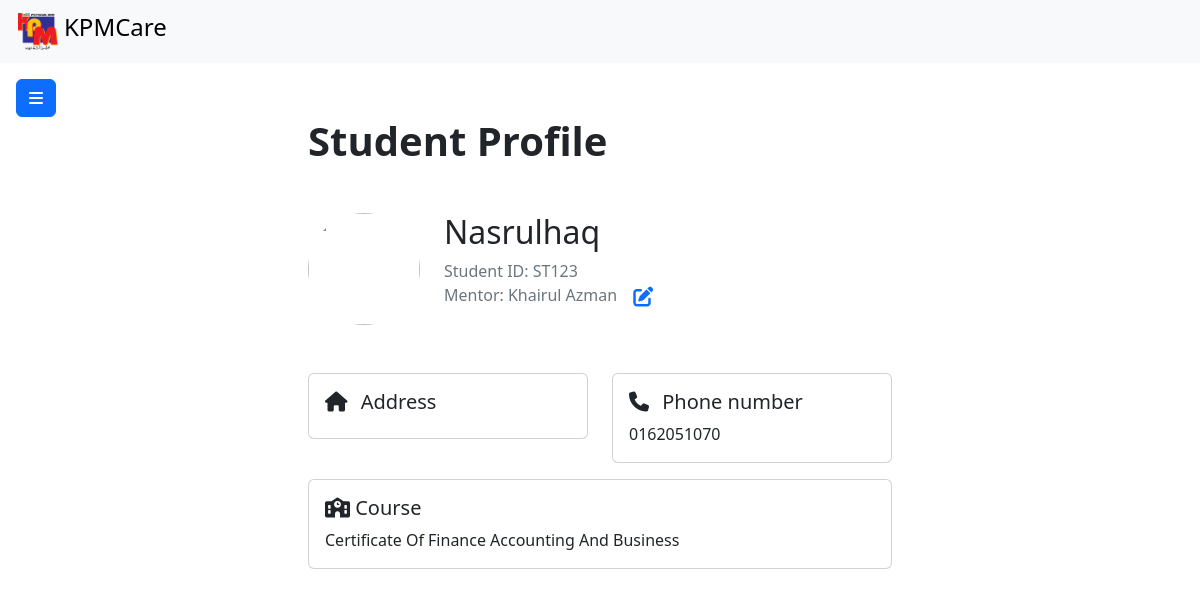
Screenshot of /intervention/student/profile/ST123 with the database file from the repository.
### intervention/models.py (models this page shows)
class Student(models.Model):
    studentId = models.CharField(max_length=5, primary_key=True)
    studentName = models.CharField(max_length=200)
    mentor = models.ForeignKey(Mentor, on_delete=models.CASCADE)
    password = models.CharField(max_length=128)
    address = models.TextField(blank=True, null=True ,default="Value not set")
    phone = models.CharField(blank=True , default="Value not set", null=True,max_length=15)
    course = models.CharField(blank=True , default="Value not set", null=True,max_length=15)
    image = models.ImageField(default='default.jpg', upload_to='profile_pics')

class Mentor(models.Model):
    mentorId = models.CharField(max_length=5, primary_key=True)
    mentorName = models.CharField(max_length=200)  # Changed TextField to CharField for consistency
    password = models.CharField(max_length=128)

### intervention/views.py (the view)
# urls.py: path('student/profile/<str:studentId>',views.viewProfileStudent,name='profile'),
def viewProfileStudent(request, studentId):
    student = Student.objects.get(studentId=studentId)
    mentor = Mentor.objects.filter(mentorId=student.mentor).values
    studentProfile={
        'studentDetails': student,
    }
    return render(request, 'profileStudent.html', studentProfile)

### intervention/templates/profileStudent.html (shortened to what this page needs)
{% load static %}
<!DOCTYPE html>
<html lang="en">
<head>
    <link rel="stylesheet" href="{% static 'style.css'%}">
    <link href="https://cdn.jsdelivr.net/npm/bootstrap@5.3.2/dist/css/bootstrap.min.css" rel="stylesheet"
>
</head>
<body>
    <nav class="navbar navbar-expand-lg bg-body-tertiary">
        <div class="container-fluid">
            <span class="navbar-brand my-nav mb-0 h1">
                <img src="{% static 'assets/LogoKPM.png' %}" alt="" width="40">
                <h4>KPMCare</h4>
            </span>
        </div>
    </nav>
    <main>
        <button class="btn btn-primary" type="button" data-bs-toggle="offcanvas" data-bs-target="#leftOffcanvas"
            aria-controls="leftOffcanvas">
            <i class="fa-solid fa-bars"></i>
        </button>
        <div class="profileContainer">
            <h1><strong>Student Profile</strong></h1>
            <span class="d-flex mt-5 flex-row mb-5">
                <img class="profilePic me-4"
                src="https://t4.ftcdn.net/jpg/00/64/67/63/360_F_64676383_LdbmhiNM6Ypzb3FM4PPuFP9rHe7ri8Ju.jpg"
                    alt="">
                    <span>
                        <h2>{{studentDetails.studentName}}</h2>
                        <p class="text-secondary">
                            Student ID: {{studentDetails.studentId}}
                            <br>
                            Mentor: {{studentDetails.mentor.mentorName}}
                        </p>
                    </span>
                    <span class="d-flex ms-3 align-items-end"> <a href="{% url 'editProfile' studentDetails.studentId%}"><p><i class="fa-solid fa-lg fa-pen-to-square"></i></p></a></span>
                </span>
                <div class="row">
                    <div class="col-sm-6 mb-3 mb-sm-0">
                    <div class="card">
                        <div class="card-body">
                            <h5 class="card-title"><i class="fa-solid fa-house  me-2"></i> Address</h5>
                        </div>
                    </div>
                </div>
                <div class="col-sm-6">
                    <div class="card">
                        <div class="card-body">
                            <h5 class="card-title"><i class="fa-solid fa-phone me-2"></i> Phone number</h5>
                            <p class="card-text">{{studentDetails.phone}}</p>
                        </div>
                    </div>
                </div>
                <div class="col-sm-12 mt-3">
                    <div class="card">
                        <div class="card-body">
                            <h5 class="card-title"><i class="fa-solid fa-school"></i> Course</h5>
                            <p class="card-text">{{studentDetails.course}}</p>
                        </div>
                    </div>
                </div>
            </div>
        </div>
    </main>
</body>
</html>

### intervention/static/style.css (style rules this page uses)
.my-nav { display: flex; flex-direction: row; gap: 0.3em; padding: 0.2em 0.3em; }
main { padding: 1em; }
.profileContainer { margin: 0 25% ; }
.profilePic { width: 7em; height: 7em; border-radius: 50%; }

### rows the page displays
Student: studentName "Nasrulhaq", studentId "ST123", mentor.mentorName "Khairul Azman", phone "0162051070", course "Certificate Of Finance Accounting And Business"
